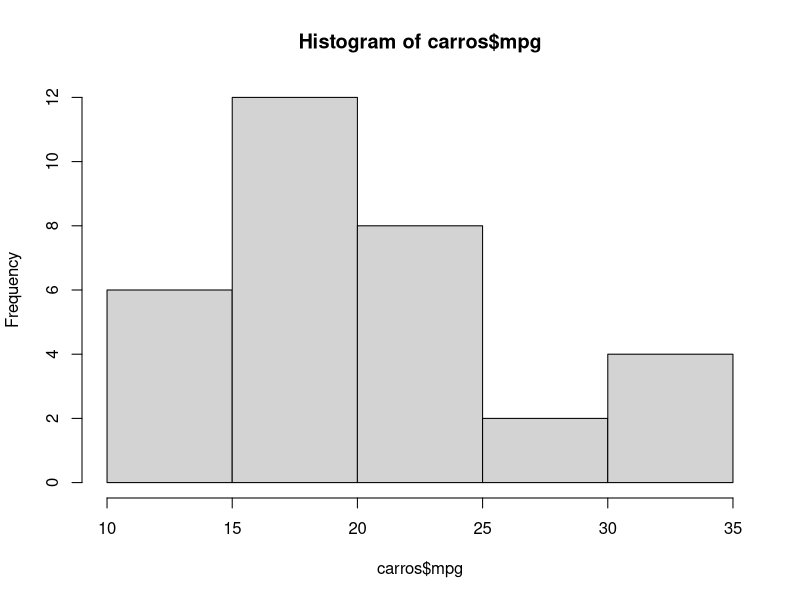

R code for this plot:
#Graficos

#dataset/conjunto de dados
?mtcars

#Filtrando colunas do dataset
carros <- mtcars[,c(1,2,9)]

#Visualizando o dataset
head(carros)

#Histograma
hist(carros$mpg)

